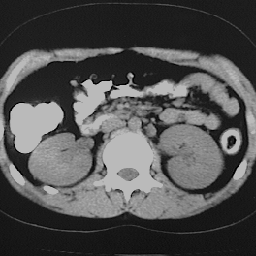
%> input picture Task5_Frequency_Filtering/AA1a.bmp, 256 x 256 px
$ octave --eval "Lab5_Butterworth_filters;"   (GNU Octave 9; MATLAB toolbox functions it lacks are replaced by stand-ins)
%> lines starting %> are read from the running program, lines starting %| are printed output that depends on the picture
function []=Lab5_Butterworth_filters()
clc;close all;
format short g;

A=loadImage('AA1a.BMP');
%> in loadImage, im is the input picture: size 256x256 uint8; min 1, max 186, mean 80
% A=loadImage('brain_CT_noisy.bmp');
A=double(A);
[A]=imNormalize(A,256);
%> in imNormalize, `mn=min(A(:))`: mn = 1
%> in imNormalize, `mx=max(A(:))`: mx = 186
%> in imNormalize, `B=(tones-1)*(A-mn)/(mx-mn);`:
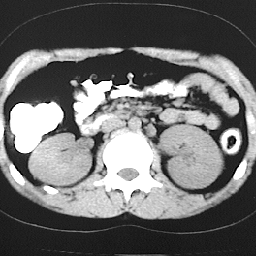
%> B: size 256x256 double; min 0, max 255, mean 108.9
M=size(A,1);
%> M = 256
N=size(A,2);
%> N = 256
Flength=round(sqrt(M^2+N^2));
%> Flength = 362
type=3;%1:LP,2:HP,3:BR,4:BP

switch type
    case 1
  %Στις απλές αποκοπές LP και HP το fco το παίρνει από το flength
        lowhigh=1;fco=round(Flength*0.3);
        ndegree=1;trans=round(N/5);
        sText=' Butterworth LP filter';
        WC=140;WW=200;
    case 2
    %Στις απλές αποκοπές LP και HP το fco το παίρνει από το flength
        lowhigh=2;fco=round(Flength*0.3);ndegree=2;
        trans=round(Flength*0.25);
        sText=' Butterworth HP filter';
        WC=130;WW=200;
    case 3
        A=loadImage('testNoise.bmp');
%> call 2 of loadImage, with imName = 'testNoise.bmp'
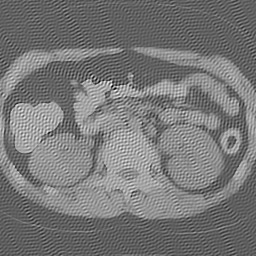
%> input picture Task5_Frequency_Filtering/testNoise.bmp, 256 x 256 px
%> in loadImage, im is the input picture: size 256x256 uint8; min 0, max 255, mean 119.1
        A=double(A);
        [A]=imNormalize(A,256);
        M=size(A,1);
        N=size(A,2);
        Flength=round(sqrt(M^2+N^2))
%    Στις σύνθετες αποκοπές δημιουργεί το fco από την μια
%   διάσταση της εικονας
        lowhigh=3;fco=round(M*0.05)
%> after `fco=round(M*0.05)`: fco = 13
        ndegree=1;
        noise=round(N*0.3)
%> noise = 77
        %Η συχνότητα αποκοπής
        trans=noise;
%> trans = 77
        sText=' Butterworth BR filter';
        WC=130;WW=250;
    case 4
        lowhigh=4;fco=round(Flength*0.1)
        ndegree=1;trans=round(Flength*0.2)
        sText=' Butterworth BP filter';
        WC=100;WW=180;
end
[fh]=Butterworth(Flength,ndegree,fco,lowhigh,trans);


%SXEDIASMOS DIDIASTATOY FILTROY KAI FILTRARISMA EIKONAS A
[FH]=from1dTo2dFilter(A,fh);
[B]=filterImage(A,FH);
[B]=imNormalize(B,256);
%APEIKONISH APOTELESMATAWN
[B]=APLO_PARA8YRO(B,WW,WC,255,256);
figure('units','normalized','outerposition',[0.25 0.25 0.5 0.7])
subplot(2,2,1);imshow(uint8(A),[]);title('ARXIKH EIKONA');
subplot(2,2,2);imshow(uint8(B),[]);title('FILTRARISMENH EIKONA');

%APEIKONISH FILTPOY SE 1-DIASTASH
subplot(2,2,3);plot(fh,'color','red','linewidth',3);hold on;

stem(Flength/2,1 ,'m','linewidth',3, 'linestyle','--');
title(['1-D FILTRO' ':' sText]);grid on;
text(Flength/2,0.1,'M/2','color','b','fontsize',12);
axis([0 Flength 0 1.05]);
s=['filter: ' sText]
legend(s, 'axis of symmetry','location','northoutside')

%APEIKONISH 2-DIASTATOY FASMATOS FILTROY
subplot(2,2,4);imshow(FH);
title(['2-D FILTRO' ':' sText]);


%-----------------------------------
%-----------FUNCTIONS---------------
%-----------------------------------
function  [B]=imNormalize(A,tones)
mn=min(A(:));mx=max(A(:));
B=(tones-1)*(A-mn)/(mx-mn);

%----------------------------------------------------------------
function [fh]=Butterworth(N,ndegree,fco,lowhigh,trans)
%> called with N = 362, ndegree = 1, fco = 13, lowhigh = 3, trans = 77
% N=12;trans=0;lowhigh=1;
if(rem(N,2)==0)
    L=round(N/2+1);
%> L = 182
    M=round((N/2)+2);
%> M = 183
else
    L=round(N/2);
    M=round((N/2)+1);
end
switch lowhigh
    case 1
        for k=0:L-1
            fh(k+1)=1.0/(1.0+0.414*(k/fco)^(2*ndegree) );
        end
    case 2
        for k=0:L-1
            fh(k+1)=1.0/(1.0+0.414*(fco/(k+0.0002))^(2*ndegree) );
        end
        for k=0:L-1
            if (k<(N/2-trans))
                fh(k+1) = fh(k+1+trans);
            end
            if (k>=(N/2-trans))
                fh(k+1) = fh(round(N/2));
            end
        end
    case 3%BandReject
        d=trans;
%> d = 77
        for k=0:L-1
           fh(k+1)=1.0/(1.0+0.414*( fco/(k-d+0.0001))^(2*ndegree) );
        end
    case 4%Band Pass
        d=trans;
        for k=0:L-1
           fh(k+1)=1.0/(1.0+0.414*( (k-d)/fco)^(2*ndegree) );
        end
end
for k=M-1:N-1
    fh(k+1) = fh(N+1-k);
end;%//i.e. mirror N/2..N-1
fh=fh./max(fh);


%----------------------------------
function [y]=filterImage(A,FH)
FA=fft2(A);
FY=(FA).*fftshift(FH);%METATOPISH GIATI TO FILTRO EXEI SXEDIASTEI
% METATOPISMENO STO N/2,N/2
y=(abs(ifft2(FY)));

%----------------------------------------
function [FH]=from1dTo2dFilter(A,fh)
y=size(A,1);x=size(A,2);
%> after `y=size(A,1)`: y = 256
%> after `x=size(A,2)`: x = 256
N=length(fh);
%> N = 362
z=1:length(fh);
%> z = 362 values from 1 to 362
mx=0;
FH=zeros(y,x);
for k=1:y
    for m=1:x
        K=y/2-k+1;
        M=x/2-m+1;
        ir = round(( K^2 +M^2 )^0.5);
        FH(k,m)=fh(ir+1);
    end
end
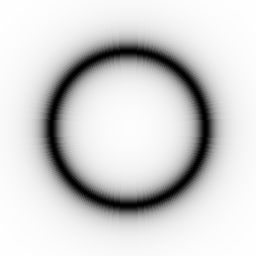
%> FH: size 256x256 double; min 1.44e-10, max 1, mean 0.827
%> in filterImage, `y=(abs(ifft2(FY)));`:
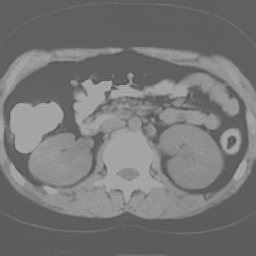
%> y: size 256x256 double; min 82.99, max 174.8, mean 118.5
%> call 3 of imNormalize, with tones = 256
%> in imNormalize (call 3), `mn=min(A(:))`: mn = 82.99
%> in imNormalize (call 3), `mx=max(A(:))`: mx = 174.8
%> in imNormalize (call 3), `B=(tones-1)*(A-mn)/(mx-mn);`:
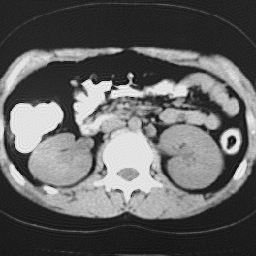
%> B: size 256x256 double; min 0, max 255, mean 98.6

%------------------------------------------
function [im]=loadImage(imName)
if(imName(end-1:end) == 'cm')
    im = dicomread(imName);
else
    im = imread(imName);
end
if (size(im,3)>1)
    im=rgb2gray(im);
else
    im=im;
end
%-------------------------------------------------------
%--------------SYNARTHSH: APLO PARA8YRO----------------
%-------------------------------------------------------
function [im1]=APLO_PARA8YRO(im,WW,WC,image_depth,tones)
%> called with WW = 250, WC = 130, image_depth = 255, tones = 256
N=size(im,1);
M=size(im,2);
Vb=(2.0*WC+WW)/2.0;
if(Vb>image_depth)
    Vb=image_depth;
end
Va=Vb-WW;
if(Va<0)
    Va=0;
end
for i=1:N
    for j=1:M
        Vm=im(i,j);
        if (Vm<Va), t=0; end
        if (Vm>Vb), t=tones-1;end

        if ( Vm>=Va && Vm<=Vb)
            t=((tones-1)*(Vm-Va))/(Vb-Va);
        end
        im1(i,j)=round(t);
    end
end
%> after the loop, t = 21.31
%> `Lab5_Butterworth_filters;`:
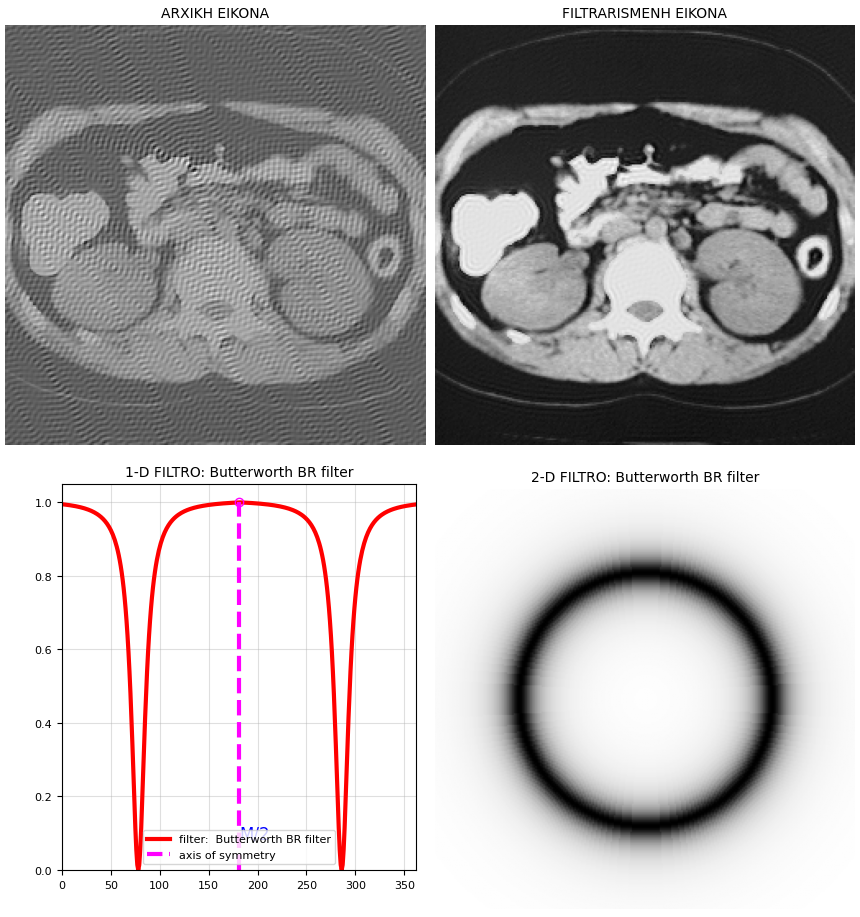
%> figure redrawn from the program's plot data, 4 panels
